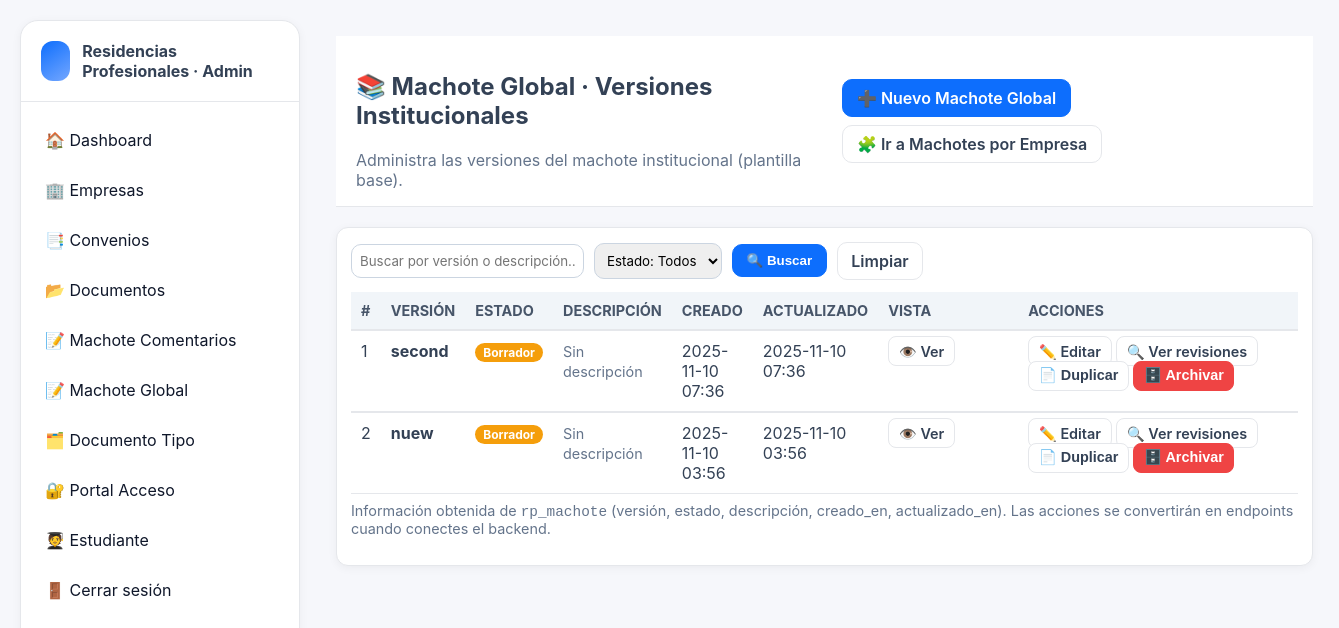
/recidencia/handler/machoteglobal/machote_global_list_handler.php, run on the app's committed database.
### tables this page shows
CREATE TABLE `rp_machote` (
  `id` bigint(20) NOT NULL AUTO_INCREMENT,
  `version` varchar(50) NOT NULL,
  `descripcion` text DEFAULT NULL,
  `estado` enum('vigente','borrador','archivado') DEFAULT 'borrador',
  `contenido_html` longtext DEFAULT NULL,
  `archivo_pdf` varchar(255) DEFAULT NULL,
  `creado_en` datetime DEFAULT current_timestamp(),
  `actualizado_en` datetime DEFAULT current_timestamp() ON UPDATE current_timestamp(),
  PRIMARY KEY (`id`),
  UNIQUE KEY `uk_machote_version` (`version`)
);

### recidencia/handler/machoteglobal/machote_global_list_handler.php (called while the page is built, shortened)
<?php
require_once __DIR__ . '/../../common/helpers/machoteglobal_helper.php';
require_once __DIR__ . '/../../controller/machoteglobal/MachoteGlobalController.php';
$controller = new MachoteGlobalController();
$machotes = $controller->listarMachotes();
include __DIR__ . '/../../view/machoteglobal/machote_global_list.php';

### recidencia/controller/machoteglobal/MachoteGlobalController.php (called while the page is built, shortened)
<?php
require_once __DIR__ . '/../../model/machoteglobal/MachoteGlobalModel.php';
final class MachoteGlobalController
{
    private MachoteGlobalModel $model;
    public function __construct()
    {
        $connection = Database::getConnection();
        $this->model = new MachoteGlobalModel($connection);
    }
    public function listarMachotes(): array
    {
        try {
            return $this->model->getAllMachotes();
        } catch (Throwable $e) {
            return [];
        }
    }
}

### recidencia/model/machoteglobal/MachoteGlobalModel.php (called while the page is built, shortened)
<?php
final class MachoteGlobalModel
{
    public function getAllMachotes(): array
    {
        try {
            $sql = "SELECT id, version, descripcion, estado, creado_en, actualizado_en
                    FROM rp_machote
                    ORDER BY creado_en DESC";
            $stmt = $this->connection->prepare($sql);
            $stmt->execute();
            return $stmt->fetchAll(PDO::FETCH_ASSOC);
        } catch (PDOException $e) {
            return [];
        }
    }
}

### recidencia/common/helpers/machoteglobal_helper.php (called while the page is built, shortened)
<?php
function machote_global_estado_badge(string $estado): string
{
    return match ($estado) {
        'vigente' => 'badge vigente',
        'archivado' => 'badge archivado',
        default => 'badge borrador',
    };
}
function machote_global_estado_label(string $estado): string
{
    return match ($estado) {
        'vigente' => 'Vigente',
        'archivado' => 'Archivado',
        default => 'Borrador',
    };
}
function machote_global_format_datetime(?string $value): string
{
    $timestamp = strtotime($value);
    return date('Y-m-d H:i', $timestamp);
}

### recidencia/view/machoteglobal/machote_global_list.php (the view, shortened to what this page needs)
<!DOCTYPE html>
<html lang="es">
<head>
  <link rel="stylesheet" href="../../assets/css/dashboard.css" />
</head>
<body>
  <div class="app">
    <?php include __DIR__ . '/../../layout/sidebar.php'; ?>
    <main class="main">
      <div class="topbar">
        <div>
          <h2>📚 Machote Global · Versiones Institucionales</h2>
          <p class="subtitle">Administra las versiones del machote institucional (plantilla base).</p>
        </div>
        <div class="actions">
          <a href="machote_edit.php" class="btn primary">➕ Nuevo Machote Global</a>
          <a href="machote_list.php" class="btn">🧩 Ir a Machotes por Empresa</a>
        </div>
      </div>
      <section class="card">
        <form class="filters" method="get" onsubmit="return false;">
          <input type="text" name="q" placeholder="Buscar por versión o descripción…" />
          <select name="estado">
            <option value="">Estado: Todos</option>
          </select>
          <button class="btn primary">🔍 Buscar</button>
          <a class="btn" href="machote_global_list.php">Limpiar</a>
        </form>
        <div class="table-wrapper">
          <table>
            <thead>
              <tr>
                <th style="width:64px">#</th>
                <th>Versión</th>
                <th>Estado</th>
                <th>Descripción</th>
                <th>Creado</th>
                <th>Actualizado</th>
                <th style="min-width:140px">Vista</th>
                <th style="min-width:280px">Acciones</th>
              </tr>
            </thead>
            <tbody>
              <?php if (empty($machotes)) : ?>
                <tr>
                  <td colspan="7" style="text-align:center; padding:20px;" class="muted">
                    No se encontraron machotes registrados.
                  </td>
                </tr>
              <?php else : ?>
                <?php foreach ($machotes as $index => $machote) :
                    $id = (int)($machote['id'] ?? 0);
                    $version = htmlspecialchars((string)($machote['version'] ?? ''), ENT_QUOTES, 'UTF-8');
                    $estado = (string)($machote['estado'] ?? 'borrador');
                    $descripcion = trim((string)($machote['descripcion'] ?? ''));
                    $descripcion = $descripcion !== ''
                        ? nl2br(htmlspecialchars($descripcion, ENT_QUOTES, 'UTF-8'))
                        : '<span class="muted">Sin descripción</span>';
                    $creado = machote_global_format_datetime($machote['creado_en'] ?? null);
                    $actualizado = machote_global_format_datetime($machote['actualizado_en'] ?? null);
                    $badgeClass = machote_global_estado_badge($estado);
                    $estadoLabel = machote_global_estado_label($estado);
                ?>
                  <tr>
                    <td><?php echo $index + 1; ?></td>
                    <td><strong><?php echo $version !== '' ? $version : '—'; ?></strong></td>
                    <td><span class="<?php echo $badgeClass; ?>"><?php echo $estadoLabel; ?></span></td>
                    <td><?php echo $descripcion; ?></td>
                    <td><?php echo $creado; ?></td>
                    <td><?php echo $actualizado; ?></td>
                    <td>
                      <a
                        href="../../view/machoteglobal/machote_view.php?id=<?php echo $id; ?>"
                        class="btn small"
                        title="Ver machote #<?php echo $id; ?> en modo lectura"
                      >👁️ Ver</a>
                    </td>
                    <td>
                      <a href="machote_edit.php?id=<?php echo $id; ?>" class="btn small">✏️ Editar</a>
                      <a href="machote_revisar.php?id=<?php echo $id; ?>" class="btn small">🔍 Ver revisiones</a>
                      <button class="btn small" type="button" title="Duplicar registro #<?php echo $id; ?>">📄 Duplicar</button>
                      <button class="btn small danger" type="button" title="Archivar registro #<?php echo $id; ?>">🗄️ Archivar</button>
                    </td>
                  </tr>
                <?php endforeach; ?>
              <?php endif; ?>
            </tbody>
          </table>
        </div>
        <p class="muted" style="margin-top:8px">
          Información obtenida de <code>rp_machote</code> (versión, estado, descripción, creado_en, actualizado_en).
          Las acciones se convertirán en endpoints cuando conectes el backend.
        </p>
      </section>
    </main>
  </div>
</body>
</html>

### recidencia/layout/sidebar.php
<aside class="sidebar">
  <div class="brand">
    <div class="logo"></div>
    <h1>Residencias Profesionales · Admin</h1>
  </div>
  <nav class="nav">
    <a href="../../index.php">🏠 Dashboard</a>
    <a href="../empresa/empresa_list.php">🏢 Empresas</a>
    <a href="../convenio/convenio_list.php">📑 Convenios</a>
    <a href="../documentos/documento_list.php">📂 Documentos</a>
    <a href="../machote/machote_list.php">📝 Machote Comentarios</a>
    <a href="../machoteglobal/machote_global_list.php">📝 Machote Global</a>
    <a href="../documentotipo/documentotipo_list.php">🗂️ Documento Tipo</a>
    <a href="../portalacceso/portal_list.php">🔐 Portal Acceso</a>
    <a href="../estudiante/estudiante_list.php">🧑‍🎓 Estudiante</a>
    <a href="../../../common/logout.php">🚪 Cerrar sesión</a>
  </nav>
</aside>

### recidencia/assets/css/dashboard.css (style rules this page uses)
:root { --primary: #1f6feb; --primary-600: #1656b8; --accent: #2db980; --warning: #ffb400; --danger: #e44848; --ink: #0f172a; --muted: #64748b; --bg: #f5f7fb; --panel: #ffffff; --border: #e5e7eb; --chip: #eef2ff; --radius-xl: 18px; --shadow-sm: 0 2px 10px rgba(2, 6, 23, .05); --shadow-md: 0 10px 30px rgba(2, 6, 23, .08); }
* { box-sizing: border-box }
body { margin: 0; font-family: Inter, system-ui, sans-serif; background: var(--bg); color: var(--ink) }
.app { display: grid; grid-template-columns: 280px 1fr; gap: 20px; min-height: 100vh; padding: 20px }
.sidebar { background: var(--panel); border: 1px solid var(--border); border-radius: var(--radius-xl); box-shadow: var(--shadow-sm); display: flex; flex-direction: column }
.brand { display: flex; align-items: center; gap: 12px; padding: 20px; border-bottom: 1px solid var(--border) }
.brand .logo { width: 40px; height: 40px; background: linear-gradient(145deg, var(--primary), #74a7ff); border-radius: 12px }
.brand h1 { font-size: 16px; margin: 0 }
.nav { padding: 10px }
.nav a { display: block; padding: 12px 14px; border-radius: 12px; text-decoration: none; color: var(--ink); margin: 6px 0 }
.main { display: grid; grid-template-rows: auto auto 1fr; gap: 20px }
.btn { padding: 10px 14px; border-radius: 12px; border: 1px solid var(--border); cursor: pointer; font-weight: 600; background: var(--panel) }
.btn.primary { background: var(--primary); border-color: var(--primary); color: #fff }
.card { background: var(--panel); border: 1px solid var(--border); border-radius: var(--radius-xl); box-shadow: var(--shadow-sm) }
table { width: 100%; border-collapse: collapse }
th, td { padding: 10px; text-align: left; border-bottom: 1px solid var(--border) }
th { font-size: 12px; color: var(--muted); text-transform: uppercase }
.sidebar { background: var(--panel); border: 1px solid var(--border); border-radius: var(--radius-xl); box-shadow: var(--shadow-sm); display: flex; flex-direction: column; }
.brand { display: flex; align-items: center; gap: 12px; padding: 20px; border-bottom: 1px solid var(--border); }
.brand .logo { width: 40px; height: 40px; background: linear-gradient(145deg, var(--primary), #74a7ff); border-radius: 12px; }
.brand h1 { font-size: 16px; margin: 0; }
.nav { padding: 10px; }
.nav a { display: block; padding: 12px 14px; border-radius: 12px; text-decoration: none; color: var(--ink); margin: 6px 0; transition: background 0.2s; }

### recidencia/view/machoteglobal/machote_global_list.php (style rules this page uses)
:root { --bg:#f6f7fb; --card:#fff; --border:#e5e7eb; --text:#334155; --primary:#0d6efd; --success:#16a34a; --warn:#f59e0b; --muted:#64748b; --danger:#ef4444; --radius:12px; }
body { background:var(--bg); color:var(--text) }
.topbar { display:flex; justify-content:space-between; align-items:center; padding:16px 20px; background:#fff; border-bottom:1px solid var(--border) }
.subtitle { margin:4px 0 0 0; color:#64748b }
.actions { display:flex; gap:8px; flex-wrap:wrap }
.btn { border:1px solid var(--border); background:#fff; padding:.5rem .85rem; border-radius:10px; cursor:pointer; text-decoration:none; color:inherit }
.btn.primary { background:var(--primary); color:#fff; border-color:var(--primary) }
.btn.small { padding:.35rem .6rem; border-radius:8px; font-size:.9rem }
.btn.danger { background:var(--danger); color:#fff; border-color:var(--danger) }
main.main { padding:16px }
.card { background:#fff; border:1px solid var(--border); border-radius:var(--radius); padding:14px }
.filters { display:flex; gap:10px; align-items:center; flex-wrap:wrap; margin-bottom:12px }
.filters input, .filters select { border:1px solid #cbd5e1; border-radius:10px; padding:8px; font-family:inherit }
.table-wrapper { overflow:auto }
table { width:100%; border-collapse:separate; border-spacing:0 }
thead th { background:#f1f5f9; text-align:left; padding:10px; font-size:.9rem; color:#475569; position:sticky; top:0 }
tbody td { padding:10px; border-top:1px solid var(--border); vertical-align:top }
.badge { border-radius:999px; padding:2px 8px; font-weight:700; font-size:.75rem; color:#fff }
.badge.borrador { background:#f59e0b }
.muted { color:#64748b; font-size:.9rem }

### data on the page
rp_machote: version "second", estado "Borrador", shows "Sin descripción", creado_en "2025-11-10 07:36", actualizado_en "2025-11-10 07:36"
rp_machote: version "nuew", estado "Borrador", shows "Sin descripción", creado_en "2025-11-10 03:56", actualizado_en "2025-11-10 03:56"
